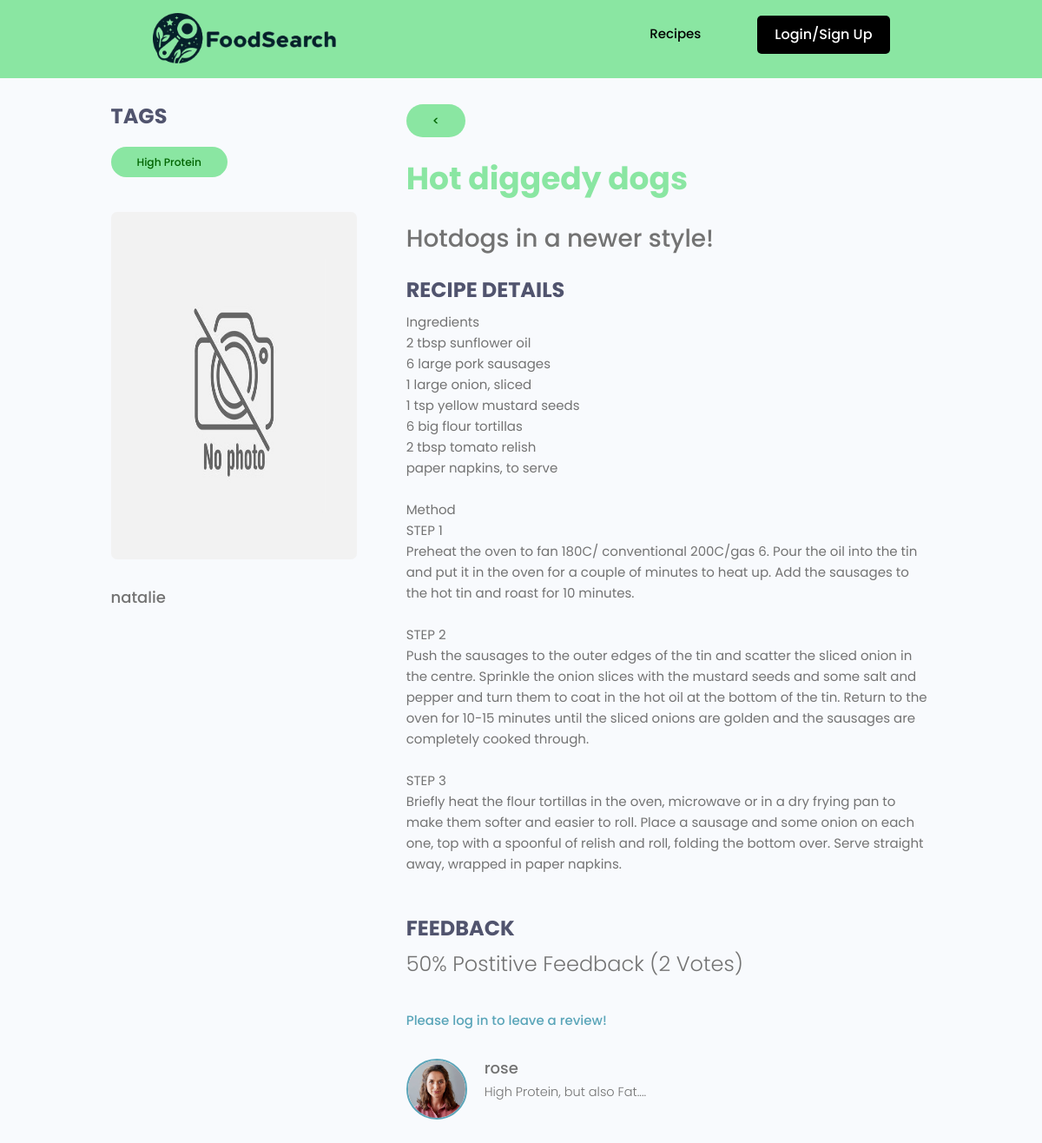
The app's page /recipes/b3d4b211-8d45-4a9f-9366-31b22cdfb266/ with its own data.
### catalogue/models.py (models this page shows, shortened)
class Tag(models.Model):
    id = models.UUIDField(default=uuid.uuid4,editable=False,primary_key=True,unique=True)
    created = models.DateTimeField(auto_now_add=True)
    name = models.CharField(max_length=200,blank=False,null=False)
    def __str__(self):
        return self.name

class Recipe(models.Model):
    id = models.UUIDField(default=uuid.uuid4,editable=False,primary_key=True,unique=True)
    owner = models.ForeignKey(Profile,on_delete=models.SET_NULL,blank=True,null=True,related_name='recipes')
    created = models.DateTimeField(auto_now_add=True)
    name = models.CharField(blank=False,null=False,max_length=200)
    image = models.ImageField(blank=True,null=True,upload_to="recipes/",default="recipes/default-recipe.jpg")
    vote_total = models.IntegerField(default=0,null=True,blank=True)
    vote_ratio = models.IntegerField(default=0,null=True,blank=True)
    intro = models.CharField(max_length=100,blank=True,null=True)
    description = models.TextField(blank=True,null=True)
    tags = models.ManyToManyField('Tag',blank=True)
    @property
    def reviewers(self):
        querySet = self.review_set.all().values_list('owner__id',flat=True)
        return querySet
    class Meta:
        ordering = ['vote_ratio','vote_total']

class Profile(models.Model):
    user = models.OneToOneField(User,on_delete=models.CASCADE,null=True,blank=True)
    username = models.CharField(blank=False,null=False,max_length=200)
    image = models.ImageField(blank=True,null=True,upload_to="recipes/",default="recipes/default-profile.jpg")
    email = models.EmailField(blank=False,null=False,max_length=200)
    created = models.DateTimeField(auto_now_add=True)
    id = models.UUIDField(default=uuid.uuid4,editable=False,primary_key=True,unique=True)

class Review(models.Model):
    VOTE_TYPE = (
        ('up','Up Vote'),
        ('down','Down Vote')
    )
    owner = models.ForeignKey(Profile, on_delete=models.CASCADE,null=True)
    recipe = models.ForeignKey(Recipe,on_delete=models.CASCADE)
    body = models.TextField(null=True, blank=True)
    value = models.CharField(max_length=200,choices=VOTE_TYPE,blank=False,null=False,default='')
    created = models.DateTimeField(auto_now_add=True)
    id = models.UUIDField(default=uuid.uuid4,unique=True,primary_key=True,editable=False)
    class Meta:
        unique_together = [['owner','recipe']]

### catalogue/views.py (the view, shortened to what this page needs)
# urls.py: path('recipes/<str:pk>/',views.singleRecipe,name='single-recipe'),
def singleRecipe(request, pk):
    recipe = Recipe.objects.get(id=pk)
    form = ReviewForm()
    context = {'recipe':recipe,'form':form}
    return render(request,'single-recipe.html',context=context)

### catalogue/templates/single-recipe.html (shortened to what this page needs)
{% extends 'main.html' %}
{% block body %}
  <main class="singleProject my-md">
    <div class="container">
      <div class="layout">
        <div class="column column--1of3">
          <h3 class="singleProject__subtitle">Tags</h3>
          <div class="singleProject__toolStack">
            {% for tag in recipe.tags.all %}
            <span class="tag tag--pill tag--main tag--lg">
              <small>{{tag}}</small>
            </span>
            {% endfor %}
          </div>
          <img class="singleProject__preview" src="{{ recipe.image.url }}" alt="portfolio thumbnail" />
          <p class="singleProject__developer">{{recipe.owner.username}}</p>
        </div>
        <div class="column column--2of3">
          <a href="{{ request.META.HTTP_REFERER }}"><span class="tag tag--pill tag--main tag--lg"><</span></a><br><br><h2 class="singleProject__title">{{recipe.name}}</h2>
          <h4>{{recipe.intro}}</h4> <br>
          <h3 class="singleProject__subtitle">Recipe details</h3>
          <div class="singleProject__info">
            {{recipe.description|linebreaksbr}}
          </div>
          <br><br>
          <div>
            <h3 class="singleProject__subtitle">Feedback</h3>
            <h5 class="project--rating">
                {{recipe.vote_ratio}}% Postitive Feedback ({{recipe.vote_total}} Vote{{recipe.vote_total|pluralize:"s"}})
            </h5>
            {% if request.user.profile.id in recipe.reviewers %}
            <p>You have already submitted your review for this recipe!</p>
            {% elif request.user.profile == recipe.owner %}
            <p>You cannot review your own recipe</p>
            {% else %}
            <a href="{% url 'login' %}">Please log in to leave a review!</a>
            {% endif %}
            <div class="commentList">
              {% for review in recipe.review_set.all %}
              {% if review.body %}
              <div class="comment">
                  <img class="avatar avatar--md" src="{{review.owner.image.url}}" alt="user" />
                <div class="comment__details">
                  <h3  class="comment__author">{{review.owner.username}}</h3>
                  <p class="comment__info">
                    {{review.body|linebreaksbr}}
                  </p>
                </div>
              </div>
              {% endif %}
              {% endfor %}
            </div>
          </div>
        </div>
      </div>
    </div>
  </main>
{% endblock body %}

### static/styles/app.css (style rules this page uses)
:root { --color-sub: #2d2d39; }
img { width: 100%; }
.singleProject .column--1of3 { order: 2; }
@media screen and (min-width: 1081px) { .singleProject .column--1of3 { order: 1; } }
@media screen and (min-width: 1081px) { .singleProject .column--2of3 { order: 2; } }
.singleProject__toolStack { margin-top: 2rem; margin-bottom: 4rem; }
.singleProject__preview { height: 50vh; object-fit: fill; object-position: center; margin-bottom: 3rem; border-radius: 0.7rem; }
.singleProject__developer { font-size: 1.8rem; font-weight: 500; }
.singleProject__title { font-size: 3.6rem; font-weight: 700; color: var(--color-sub); margin-bottom: 3rem; }
.project--rating { margin-bottom: 1.6em; margin-top: .5em; }
.singleProject__subtitle { text-transform: uppercase; font-size: 2.4rem; font-weight: 700; color: var(--color-sub-light); margin-bottom: 1rem; }
.commentList { margin: 3rem 0; }
.comment { display: flex; gap: 2rem; }
.comment__author { font-size: 1.8rem; }
.comment__info { font-size: 1.45rem; }

### static/uikit/styles/modules/_variables.css (style rules this page uses)
:root { --color-main: #5aa5b9; --color-main-light: #e6faff; --color-sub: #8ae6a2; --color-sub-light: #51546e; --color-sub-lighter: #ededfd; --color-text: #737373; --color-gray: #8b8b8b; --color-light: #000000; --color-light-gray: #767676; --color-bg: #f8fafd; --color-white: #fffefd; --color-white-light: #f3f3f3; --color-success: #359e64; --color-success-bg: #def8e8; --color-error: #fc4b0b; --color-error-bg: #fff2ee; --font-base: 'Poppins', arial, helvetica, 'Segoe UI', roboto, ubuntu, sans-serif; --font-monospace: 'Fira Code', 'Courier New', courier, monospace; --font-regular: 300; --font-medium: 500; --font-bold: 700; --border-card: #e5e7eb; --generic-shadow: 1px 1px 5px #00000010; --generic-transition: all 0.3s ease-in-out; }

### static/uikit/styles/modules/_base.css (style rules this page uses)
* { margin: 0; padding: 0; box-sizing: border-box; text-rendering: optimizeLegibility; color: inherit; font-size: inherit; }
html { font-size: 50%; }
@media only screen and (min-width: 480px) { html { font-size: 56.25%; } }
@media only screen and (min-width: 1200px) { html { font-size: 62.5%; } }
body { line-height: 1.6; font-weight: 400; font-size: 1.5rem; color: var(--color-text); background-color: var(--color-bg); min-height: 100vh; }

### static/uikit/styles/modules/_typography.css (style rules this page uses)
* { font-family: var(--font-base); }
h2 { font-size: 3.6rem; font-weight: var(--font-bold); }
h3 { font-size: 3.2rem; font-weight: var(--font-medium); }
h4 { font-size: 2.8rem; font-weight: var(--font-medium); }
h5 { font-size: 2.4rem; font-weight: var(--font-medium); }
h5, h6 { font-weight: var(--font-regular); }
p, span, strong { font-size: 1.6rem; color: var(--color-text); font-weight: var(--font-regular); }
a { padding-bottom: 2px; text-decoration: none; display: inline-block; color: var(--color-main); font-weight: var(--font-medium); }

### static/uikit/styles/modules/_utilities.css (style rules this page uses)
.container { width: 92%; max-width: 165rem; margin: 0 auto; box-sizing: border-box; }
@media screen and (min-width: 1000px) { .container { width: 90%; } }
@media screen and (min-width: 1200px) { .container { width: 80%; } }
.my-md { margin: 3rem auto; }

### static/uikit/styles/modules/_avatar.css (style rules this page uses)
.avatar { border-radius: 50%; border: 2px solid var(--color-main); object-fit: cover; }
.avatar--md { height: 7rem; width: 7rem; }

### static/uikit/styles/modules/_tag.css (style rules this page uses)
.tag { display: inline-flex; align-items: center; background-color: var(--color-sub); height: -webkit-fit-content; height: -moz-fit-content; height: fit-content; width: -webkit-fit-content; width: -moz-fit-content; width: fit-content; border-radius: 0.5rem; padding: 0.5rem 1.5rem; font-size: 1.2rem; cursor: pointer; }
.tag > small { color: var(--color-white); }
.tag--pill { border-radius: 5rem; }
.tag--main, .tag--main > small { background: var(--color-sub); color: darkgreen; font-weight: 500; }
.tag--lg { padding: 0.8rem 3rem; font-size: 1.4rem; }

### static/uikit/styles/modules/_layout.css (style rules this page uses)
.layout { display: flex; flex-flow: row wrap; justify-content: space-between; }
.layout > .column { margin-bottom: 3rem; }
.layout > .column.column--1of3 { flex-basis: 30%; }
.layout > .column.column--2of3 { flex-basis: 64%; }

### records on screen
Tag: name "High Protein"
Recipe: image (placeholder picture), owner.username "natalie", name "Hot diggedy dogs", intro "Hotdogs in a newer style!", description "Ingredients 2 tbsp sunflower oil 6 large pork sausages 1 large onion, sliced 1 tsp yellow mustard seeds 6 big flour tortillas 2 tbsp tomato relish paper napkins, to serve Method STEP 1 Preheat the oven to fan 180C/ conventional 200C/gas 6. Pour the oil into the tin and put it in the oven for a couple of minutes to heat up. Add the sausages to the hot tin and roast for 10 minutes. STEP 2 Push the sausages to the outer edges of the tin and scatter the sliced onion in the centre. Sprinkle the onion slices with the mustard seeds and some salt and pepper and turn them to coat in the hot oil at the bottom of the tin. Return to the oven for 10-15 minutes until the sliced onions are golden and the…", vote_ratio "50", vote_total "2"
Review: owner.image (picture), owner.username "rose", body "High Protein, but also Fat...."
